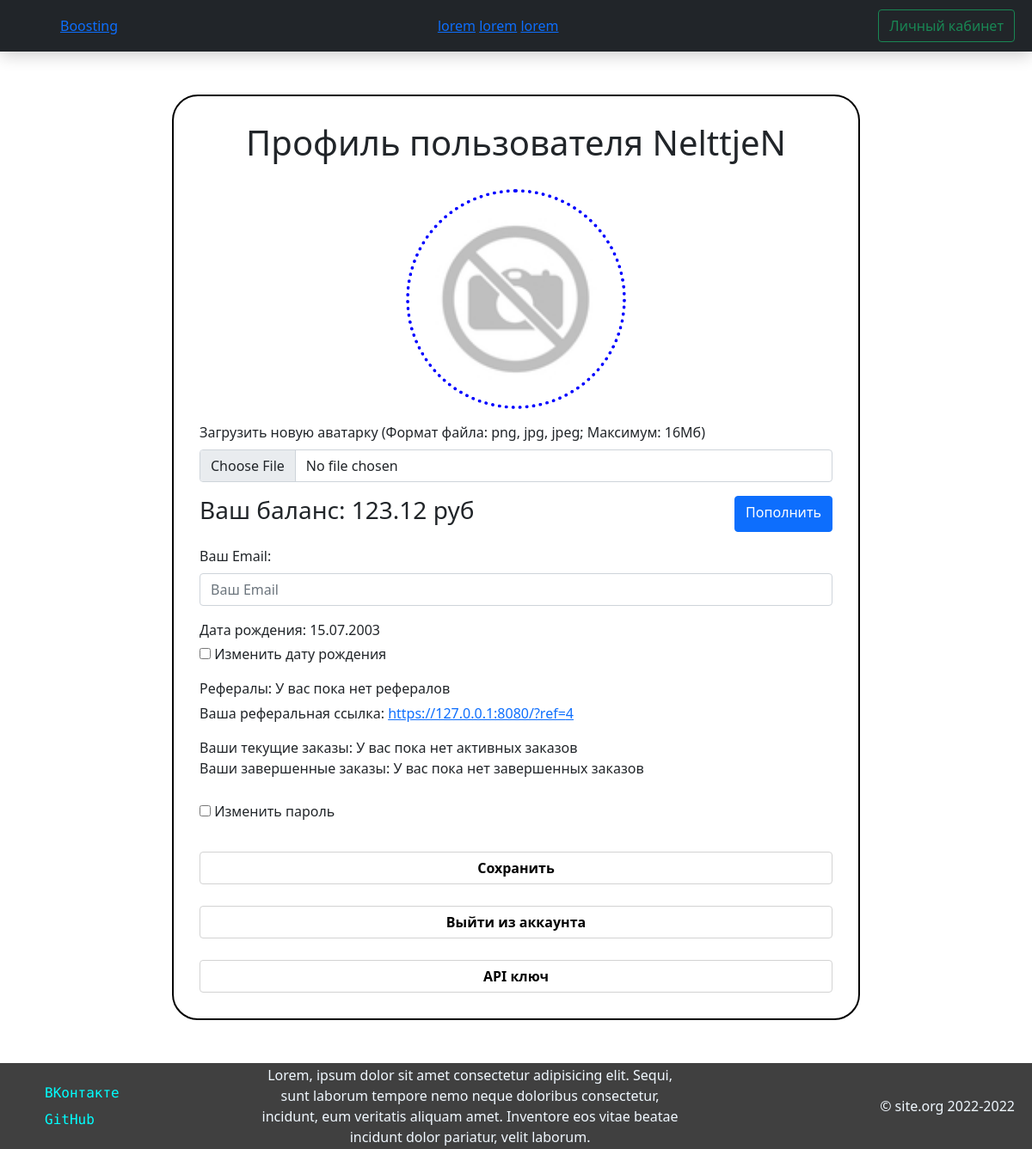
The page /profile (signed in) on the database as committed earlier.
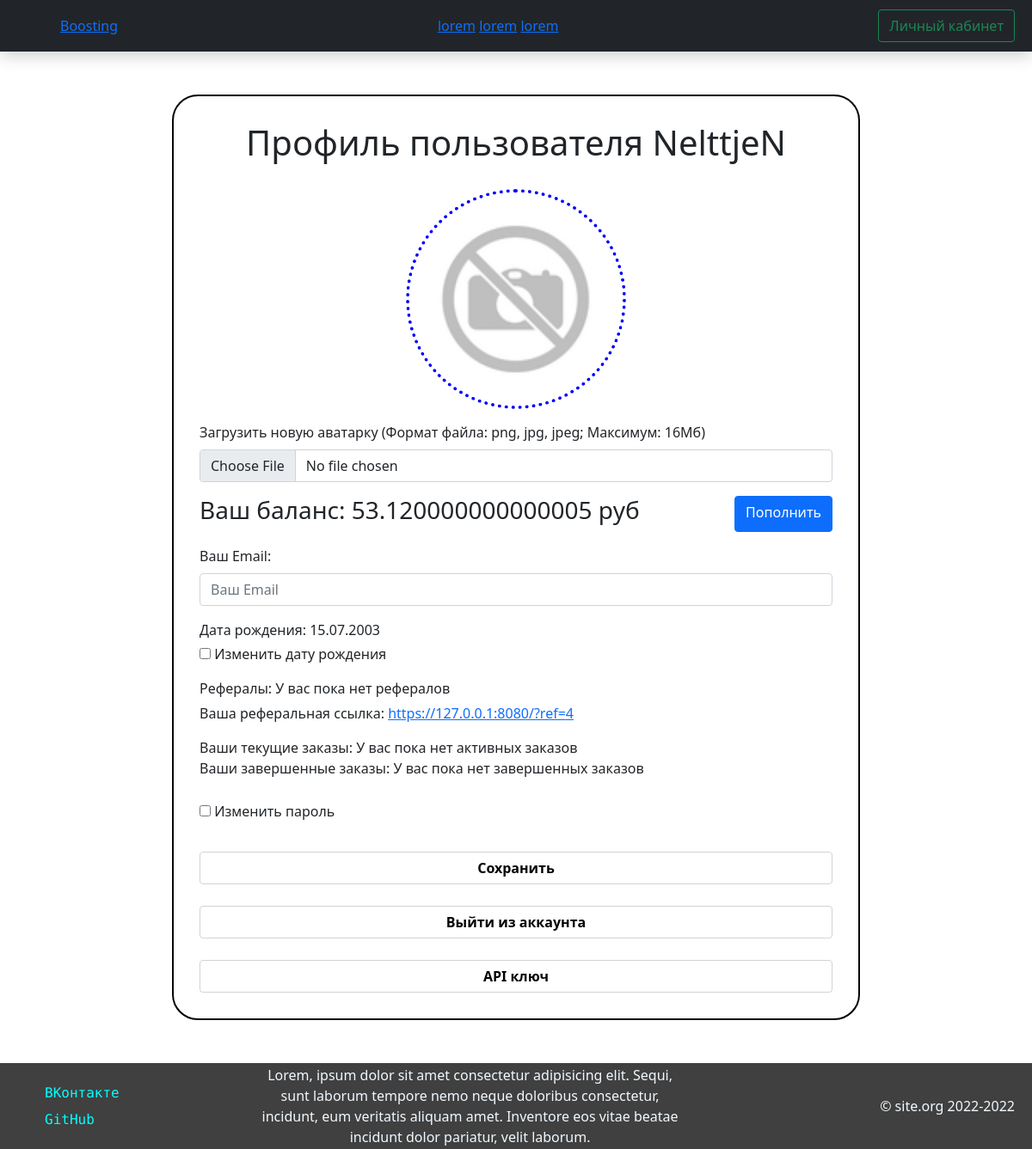
The same page on the database as committed later.
### Site/models.py (models this page shows)
class User(db.Model, UserMixin, SerializerMixin):
    __tablename__ = 'user'
    id = db.Column(db.Integer, primary_key=True)
    login = db.Column(db.String, nullable=False, unique=True)
    email = db.Column(db.String, default="")
    password = db.Column(db.String, nullable=False)
    day = db.Column(db.Integer, nullable=False)
    month = db.Column(db.Integer, nullable=False)
    year = db.Column(db.Integer, nullable=False)
    parent = db.Column(db.Integer, default=-1)
    balance = db.Column(db.Float, default=0)
    orders_id = db.Column(db.String, default="")
    current_orders = db.Column(db.String, default="")
    admin_status = db.Column(db.Integer, default=0)
    is_banned = db.Column(db.Float, default=False)
    until = db.Column(db.String, default="")

### Site/routes.py (the view, shortened to what this page needs)
@app.route('/profile', methods=["GET", 'POST'])
@login_required
def profile():
    profile_id = request.args.get('user_id')
    superuser = None
    if profile_id:
        superuser = User.query.get(current_user.get_id())
    cur_user = User.query.get(current_user.get_id())
    if request.method == "POST":
        cur_email = current_user.email
        new_email = request.form.get("email")
        if cur_email != new_email:
            _p1, _p2 = new_email.split("@")
            def check_p1_email(p_test, not_allowed):
                arr_test = [p_test.startswith(i) for i in not_allowed] + [p_test.endswith(i) for i in not_allowed]
                print(arr_test)
                return any(arr_test)
            if check_p1_email(_p1, "./@#_*&") or _p2.count('.') != 1:
                flash('Неправильный формат почты')
            else:
                cur_user.email = new_email
        file = request.files.get('file')
        if file.filename:
            available = ['png', 'jpg', 'jpeg']
            file_res = file.filename.split('.')[-1]
            if file_res not in available:
                flash('Формат файла не поддерживается')
            else:
                img_location = 'Site/static/img/profile_images'
                if not os.path.isdir(img_location):
                    os.mkdir(img_location)
                new_file = f'{img_location}/{secure_filename(f"{current_user.get_id()}.png")}'
                file.save(new_file)
        if request.form.get('show-select'):
            day, month, year = [int(request.form.get(key)) for key in ["Day", "Month", "Year"]]
            if all([day, month, year]) and 1 <= day <= 31 and 1 <= month <= 12 and 1898 <= year <= 2022:
                if day > 29 and month == 2 and year % 4:
                    day = 28
                cur_user.day = day
                cur_user.month = month
                cur_user.year = year
            else:
                flash('Неправильная новая дата рождения')
        if request.form.get('change-password'):
            cur_pass, new_pass, new_pass2 = [request.form.get(f"pass{i}") for i in range(3)]
            print(cur_pass, new_pass, new_pass2)
            if check_password_hash(cur_user.password, cur_pass):
                if cur_pass == new_pass:
                    flash('Пароль не может совпадать с текущим')
                else:
                    cur_user.password = generate_password_hash(new_pass)
                    print('gud')
            else:
                flash('Введенный пароль не совпадает с текущим')
        db.session.commit()
        return redirect(url_for('profile'))
    else:
        p_image = url_for('static', filename=f'img/profile_images/{cur_user.id}.png')
        refs = ', '.join([user.login for user in User.query.filter_by(parent=cur_user.id).all()])
        refs = refs if refs else "У вас пока нет рефералов"
        current_orders = cur_user.current_orders if cur_user.current_orders else "У вас пока нет активных заказов"
        orders_id = cur_user.orders_id if cur_user.orders_id else "У вас пока нет завершенных заказов"
        try:
            birth = date(cur_user.year, cur_user.month, cur_user.day).strftime("%d.%m.%Y")
        except ValueError:
            birth = date(cur_user.year, cur_user.month, cur_user.day - 1).strftime("%d.%m.%Y")
            cur_user.day -= 1
            db.session.commit()
        if not os.path.exists("Site/" + p_image):
            p_image = DEFAULT_PROFILE_IMAGE
        return render_template('profile.html',
                               css=url_for('static', filename="css/profile.css"),
                               nickname=get_user_nick(),
                               user=cur_user,
                               profile_image=p_image,
                               birth=birth,
                               refs=refs,
                               ref_id=cur_user.id,
                               current_orders=current_orders,
                               completed_orders=orders_id)

### Site/auth.py (called while the page is built)
@login_manager.user_loader
def load_user(user_id):
    return User.query.get(user_id)

### Site/routes.py (called while the page is built)
def get_user_nick():
    try:
        nick = User.query.get(current_user.get_id()).login
    except AttributeError:
        nick = None
    return nick

### Site/templates/profile.html (shortened to what this page needs)
{% extends "base.html" %}
{% block head %}
    {{super()}}
    <link rel="stylesheet" href={{css|safe}}>
{% endblock %}
{% block container %}
    <div class="profile-container">
        <h1>Профиль пользователя {{user.login}}</h1>
        <form action="" class="profile" method="post", enctype="multipart/form-data" onsubmit="return validate_profile()">
            <div class="avatar">
                <img src="{{profile_image|safe}}" alt="" class="profile-image">
                <div class="mb-3">
                    <label for="formFile" class="form-label">Загрузить новую аватарку (Формат файла: png, jpg, jpeg; Максимум: 16Мб)</label>
                    <input class="form-control" type="file" id="formFile" name="file">
                </div>
            </div>
            <div class="balance mb-3">
                <h3>Ваш баланс: {{user.balance}} руб</h3>
                <a href="/topup" class="btn btn-primary" style="margin-left: 10px;">Пополнить</a>
            </div>
            <div class="email mb-3">
                <label for="email-input" class="form-label">Ваш Email:</label>
                <input name="email" type="email" id="email-input" class="form-control" placeholder="Ваш Email" value="{{user.email}}">
            </div>
            <div class="birth">
                <p style="margin-bottom: 0;">Дата рождения: {{birth}}</p>
                <div class="show-select-div mt-1 mb-3" >
                    <input type="checkbox" name="show-select" id="show-select">
                    <label for="show-select" id="show-select">Изменить дату рождения</label>
                </div>
            </div>
            <div class="referals mb-3" style="display: block;">
                <p style="margin-bottom: 0;">Рефералы: {{refs}}</p>
                <p style="margin-top: 5px;">Ваша реферальная ссылка: <a href="/?ref={{ref_id}}">https://127.0.0.1:8080/?ref={{ref_id}}</a></p>
            </div>
            <div class="orders mb-3">
                <div class="current-orders">
                    Ваши текущие заказы: {{current_orders}}
                </div>
                <div class="completed-orders">
                    Ваши завершенные заказы: {{completed_orders}}
                </div>
            </div>
            <div class="change-password">
                <input type="checkbox" name="change-password" id="change-password">
                <label for="change-password">Изменить пароль</label>
            </div>
            <button type="submit" class="submit-button">
                Сохранить
            </button>
        </form>
        <div class="buttons">
            <a href="/logout" class="submit-button a-button">Выйти из аккаунта</a>
            <a href="/apikey" class="submit-button a-button">API ключ</a>
        </div>
    </div>
{% endblock %}

Rows that differ between the two databases and show on the page:
changed User "NelttjeN": balance "123.12" → "53.120000000000005"
